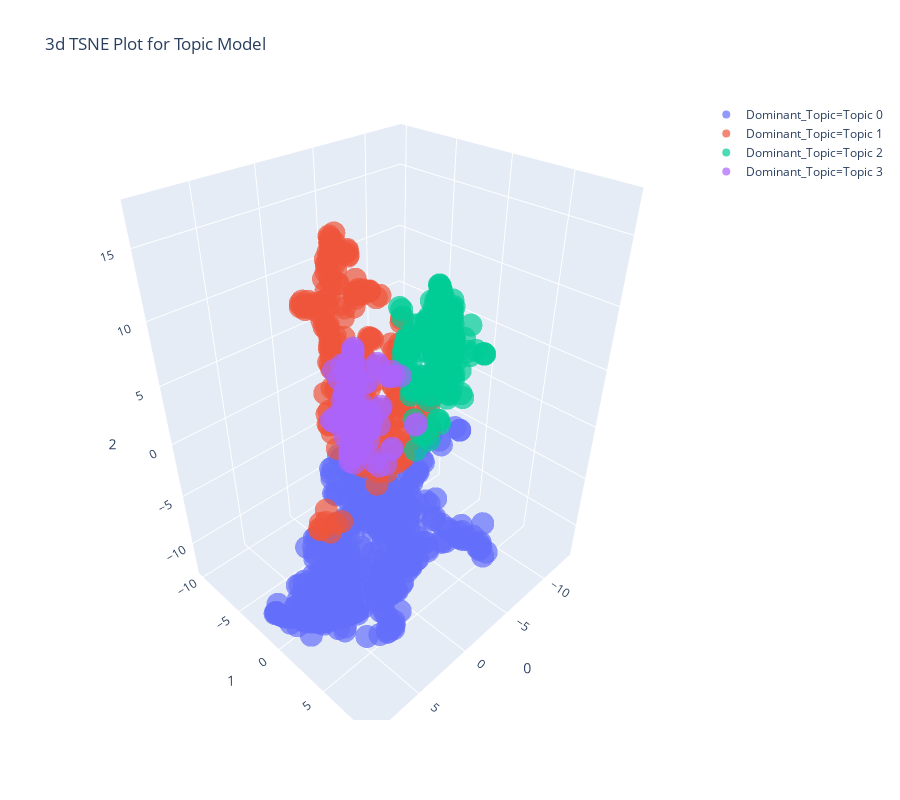

Here is the notebook cell this chart was saved with:
### Code cell
plot_model(nmf, plot = 'tsne')

### Figure 1 — Plotly figure (JSON) as saved in the notebook; plotly's stock layout.template omitted (floating-point values rounded to 4 significant figures; data arrays with more than 128 entries replaced by an {"elided": "..."} marker saying what was removed)
{"data": [{"hoverlabel": {"namelength": 0}, "hovertemplate": "Dominant_Topic=Topic 0<br>0=%{x}<br>1=%{y}<br>2=%{z}", "legendgroup": "Dominant_Topic=Topic 0", "marker": {"color": "#636efa", "opacity": 0.7, "symbol": "circle"}, "mode": "markers", "name": "Dominant_Topic=Topic 0", "scene": "scene", "showlegend": true, "type": "scatter3d", "x": {"elided": "452 float values"}, "y": {"elided": "452 float values"}, "z": {"elided": "452 float values"}}, {"hoverlabel": {"namelength": 0}, "hovertemplate": "Dominant_Topic=Topic 1<br>0=%{x}<br>1=%{y}<br>2=%{z}", "legendgroup": "Dominant_Topic=Topic 1", "marker": {"color": "#EF553B", "opacity": 0.7, "symbol": "circle"}, "mode": "markers", "name": "Dominant_Topic=Topic 1", "scene": "scene", "showlegend": true, "type": "scatter3d", "x": {"elided": "234 float values"}, "y": {"elided": "234 float values"}, "z": {"elided": "234 float values"}}, {"hoverlabel": {"namelength": 0}, "hovertemplate": "Dominant_Topic=Topic 2<br>0=%{x}<br>1=%{y}<br>2=%{z}", "legendgroup": "Dominant_Topic=Topic 2", "marker": {"color": "#00cc96", "opacity": 0.7, "symbol": "circle"}, "mode": "markers", "name": "Dominant_Topic=Topic 2", "scene": "scene", "showlegend": true, "type": "scatter3d", "x": {"elided": "182 float values"}, "y": {"elided": "182 float values"}, "z": {"elided": "182 float values"}}, {"hoverlabel": {"namelength": 0}, "hovertemplate": "Dominant_Topic=Topic 3<br>0=%{x}<br>1=%{y}<br>2=%{z}", "legendgroup": "Dominant_Topic=Topic 3", "marker": {"color": "#ab63fa", "opacity": 0.7, "symbol": "circle"}, "mode": "markers", "name": "Dominant_Topic=Topic 3", "scene": "scene", "showlegend": true, "type": "scatter3d", "x": {"elided": "132 float values"}, "y": {"elided": "132 float values"}, "z": {"elided": "132 float values"}}], "layout": {"height": 800, "legend": {"tracegroupgap": 0}, "scene": {"domain": {"x": [0, 1], "y": [0, 1]}, "xaxis": {"title": {"text": "0"}}, "yaxis": {"title": {"text": "1"}}, "zaxis": {"title": {"text": "2"}}}, "title": {"text": "3d TSNE Plot for Topic Model"}, "width": 900}}
